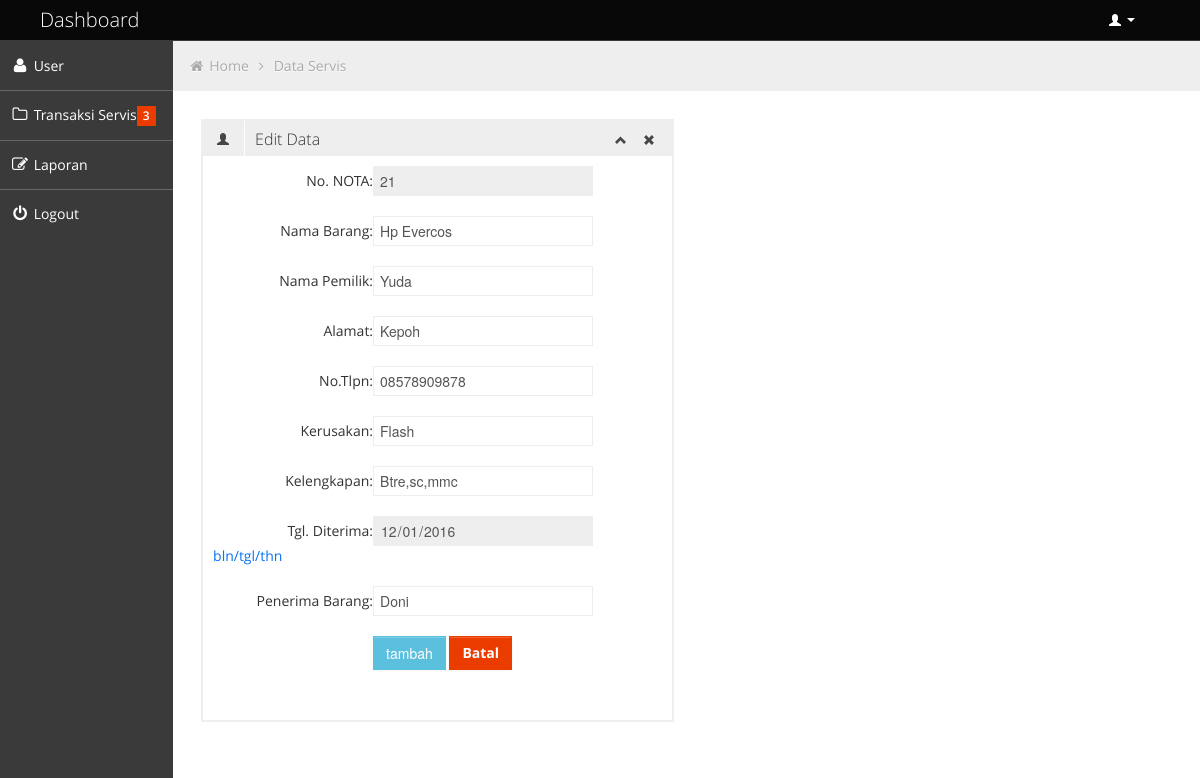
Screenshot of /edit_transaksi.php?no=21 (signed in) with the database file from the repository.
### tables this page shows
CREATE TABLE IF NOT EXISTS `dataservis` (
  `no` int(11) NOT NULL AUTO_INCREMENT,
  `nmbarang` varchar(50) NOT NULL,
  `nmpemilik` varchar(50) NOT NULL,
  `alamat` varchar(50) NOT NULL,
  `tlpn` varchar(50) NOT NULL,
  `kerusakan` varchar(50) NOT NULL,
  `kelengkapan` varchar(50) NOT NULL,
  `tglditerima` date NOT NULL,
  `penerimabarang` varchar(50) NOT NULL,
  `teknisi` varchar(50) NOT NULL,
  `kondisibrg` varchar(255) NOT NULL,
  `tglambil` date NOT NULL,
  `penyerahanbarang` varchar(50) NOT NULL,
  `biaya` varchar(50) NOT NULL,
  PRIMARY KEY (`no`)
);

### edit_transaksi.php (the view, shortened to what this page needs)
<?php
include 'config/koneksi.php';
if (isset($_GET['no'])) {
	$data = $conn->prepare("SELECT * FROM dataservis WHERE no = ? ");
	$no = $_GET['no'];
	$data->bind_param('i', $no);
	$data->execute();
	$result = $data->get_result();
	$row= $result->fetch_row();
}
?>
<!DOCTYPE html>
<html lang="en">
<head>
	<link id="bootstrap-style" href="css/bootstrap.min.css" rel="stylesheet">
	<link href="css/bootstrap-responsive.min.css" rel="stylesheet">
	<link id="base-style" href="css/style.css" rel="stylesheet">
	<link id="base-style-responsive" href="css/style-responsive.css" rel="stylesheet">
	<link rel="stylesheet" type="text/css" href="css2/font.css">
</head>
<body>
	<?php include 'navbar.php'; ?>
		<div class="container-fluid-full">
				<div class="row-fluid">
					<?php include 'sidebarr.php'; ?>
						<div id="content" class="span10">
								<ul class="breadcrumb">
									<li>
										<i class="icon-home"></i>
										<a href="dashboard.php">Home</a>
										<i class="icon-angle-right"></i>
									</li>
									<li><a href="dataservis.php">Data Servis</a></li>
								</ul>
		<div class="row-fluid sortable">
				<div class="box span6">
					<div class="box-header" data-original-title>
						<h2><i class="halflings-icon user"></i><span class="break"></span>Edit Data</h2>
						<div class="box-icon">
							<a href="#" class="btn-minimize"><i class="halflings-icon chevron-up"></i></a>
							<a href="#" class="btn-close"><i class="halflings-icon remove"></i></a>
						</div>
					</div>
			<div class="box-content">
			  	<form class="form-horizontal" action="aksi/transaksi_update.php?kirim" method="post">
			  		 <div class="form-group">
					    <label class="control-label col-sm-2" for="no">No. NOTA:</label>
					    <div class="col-sm-10">
					      <input type="text" class="form-control" name="no" value="<?php echo $row ['0']; ?>" readonly>
					    </div>
					  </div><br>
					  <div class="form-group">
					    <label class="control-label col-sm-2" for="nmbarang">Nama Barang:</label>
					    <div class="col-sm-10">
					      <input type="text" class="form-control" name="nmbarang" value="<?php echo $row ['1']; ?>" required>
					    </div>
					  </div><br>
					  <div class="form-group">
					    <label class="control-label col-sm-2" for="nmpemilik">Nama Pemilik:</label>
					    <div class="col-sm-10">
					      <input type="text" class="form-control" name="nmpemilik" value="<?php echo $row ['2']; ?>" required>
					    </div>
					  </div><br>
					  <div class="form-group">
					    <label class="control-label col-sm-2" for="alamat">Alamat:</label>
					    <div class="col-sm-10">
					      <input type="text" class="form-control" name="alamat" value="<?php echo $row ['3']; ?>" required>
					    </div>
					  </div><br>
					  <div class="form-group">
					    <label class="control-label col-sm-2" for="tlpn">No.Tlpn:</label>
					    <div class="col-sm-10">
					      <input type="text" class="form-control" name="tlpn" value="<?php echo $row ['4']; ?>" required>
					    </div>
					  </div><br>
					  <div class="form-group">
					    <label class="control-label col-sm-2" for="kerusakan">Kerusakan:</label>
					    <div class="col-sm-10">
					      <input type="text" class="form-control" name="kerusakan" value="<?php echo $row ['5']; ?>" required>
					    </div>
					  </div><br>
					  <div class="form-group">
					    <label class="control-label col-sm-2" for="kelengkapan">Kelengkapan:</label>
					    <div class="col-sm-10">
					      <input type="text" class="form-control" name="kelengkapan" value="<?php echo $row ['6']; ?>" required>
					    </div>
					  </div><br>
					  <div class="form-group">
					    <label class="control-label col-sm-2" for="kelengkapan">Tgl. Diterima:</label>
					    <div class="col-sm-10">
					      <input type="date" class="form-control" name="tglditerima" value="<?php echo $row ['7']; ?>" readonly><span style="color:#0573fb";> bln/tgl/thn</span>
					    </div>
					  </div><br>
					  <div class="form-group">
					    <label class="control-label col-sm-2" for="penerimabarang">Penerima Barang:</label>
					    <div class="col-sm-10">
					      <input type="text" class="form-control" name="penerimabarang" value="<?php echo $row ['8']; ?>" required>
					    </div>
					  </div><br>
					 <div class="form-group">
						<label class="col-sm-3 control-label">&nbsp;</label>
						<div class="col-sm-6">
							<input type="submit" name="update3" class="btn btn-sm btn-info" value="tambah">
							<a href="" class="btn btn-sm btn-danger"><b>Batal</b></a>
						</div>
					</div>
				</form><br>
			    </div>
			  </div>
			  </div>
			</div>
				</div>
			</div>
</body>
</html>

### css/style.css (style rules this page uses)
body { background: #F5F5F5; color: #333; border: none; font-family: 'Open Sans', sans-serif; font-weight: 400; }
a { color: #646464; }
h2 { font-size: 16px; line-height: 16px; }
#content { background: #ffffff; filter: none; min-height: 100%; padding: 20px 20px; position: relative; }
.breadcrumb { margin: -28px -28px 28px -28px; line-height: 34px; background: #eee; border: 0px; color: #aaa; -webkit-box-shadow: none; -moz-box-shadow: none; box-shadow: none; -webkit-border-radius: 0px; -moz-border-radius: 0px; border-radius: 0px; }
.breadcrumb a { color: #aaa; text-shadow: 0px 1px 1px #fff; }
.box { border: 2px solid #eee; background: #fff !important; margin-bottom: 28px; }
.box-header { height: 16px; font-size: 16px; line-height: 16px; padding: 10px; background: #eee; -webkit-box-shadow: none; -moz-box-shadow: none; box-shadow: none; overflow: hidden; }
.box-header h2 { float:left; margin-top: 0px; font-weight: 300; }
.box-header h2 i { margin: 0px 3px 0px 4px; opacity: .8; filter: alpha(opacity=80); -ms-filter:"progid:DXImageTransform.Microsoft.Alpha(Opacity=80)"; }
.box-header .box-icon { float:right; margin-top: 1px; }
.box-header .box-icon i { -webkit-transition: all 0.1s ease-in-out; -moz-transition: all 0.1s ease-in-out; -o-transition: all 0.1s ease-in-out; -ms-transition: all 0.1s ease-in-out; transition: all 0.1s ease-in-out; opacity: .8; filter: alpha(opacity=80); -ms-filter:"progid:DXImageTransform.Microsoft.Alpha(Opacity=80)"; }
.box-header .box-icon a { margin: 0px 5px; }
.box-content { position: relative; z-index: 50; margin-top: -1px; padding: 10px; background: #fff !important; }
.btn { display: inline-block; padding: 6px 12px; margin-bottom: 0; font-size: 14px; font-weight: 500; line-height: 20px; text-align: center; white-space: nowrap; vertical-align: middle; cursor: pointer; border: 1px solid #a7a9aa; -webkit-border-radius: 0px !important; border-radius: 0px !important; }
.btn { color: #ffffff; background-color: #a7a9aa; border-color: #a7a9aa; background-image: none; filter: none; text-shadow: none; }
.btn-danger { background-color: #EB3C00; border-color: #EB3C00; }
.btn-info { background-color: #5bc0de; border-color: #5bc0de; }

### css/style-responsive.css (style rules this page uses)
@media (min-width: 1200px) { .container-fluid-full { overflow: hidden; position: relative; height: 100%; } }
@media (min-width: 1200px) { #content { width: 85.578%; padding: 28px; margin: 0px 0px; margin-left: 14.422% !important; } }

### css/halflings.css (style rules this page uses)
html, html .halflings { -webkit-font-smoothing: antialiased !important; }
.halflings-icon { display: inline-block; width: 14px; height: 14px; line-height: 14px; vertical-align: text-top; background-image: url(../img/glyphicons_halflings.svg); background-position: 0 0; background-repeat: no-repeat; vertical-align: top; *display: inline; *zoom: 1; *margin-right: .3em; }
.halflings-icon.user { background-position: -168px 0; }
.halflings-icon.remove { background-position: -312px 0; }
.halflings-icon.chevron-up { background-position: -288px -120px; }

### rows the page displays
dataservis: no "21", nmbarang "Hp Evercos", nmpemilik "Yuda", alamat "Kepoh", tlpn "08578909878", kerusakan "Flash", kelengkapan "Btre,sc,mmc", tglditerima "12/01/2016", penerimabarang "Doni"
